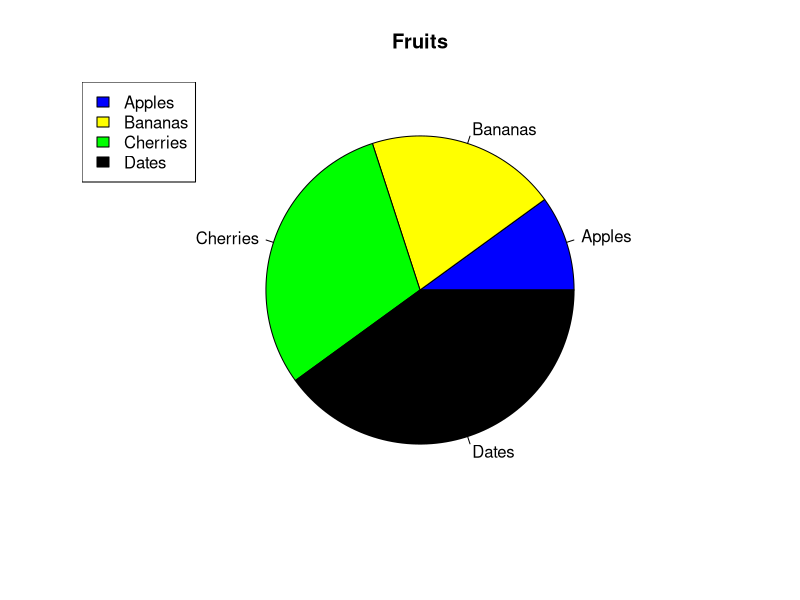
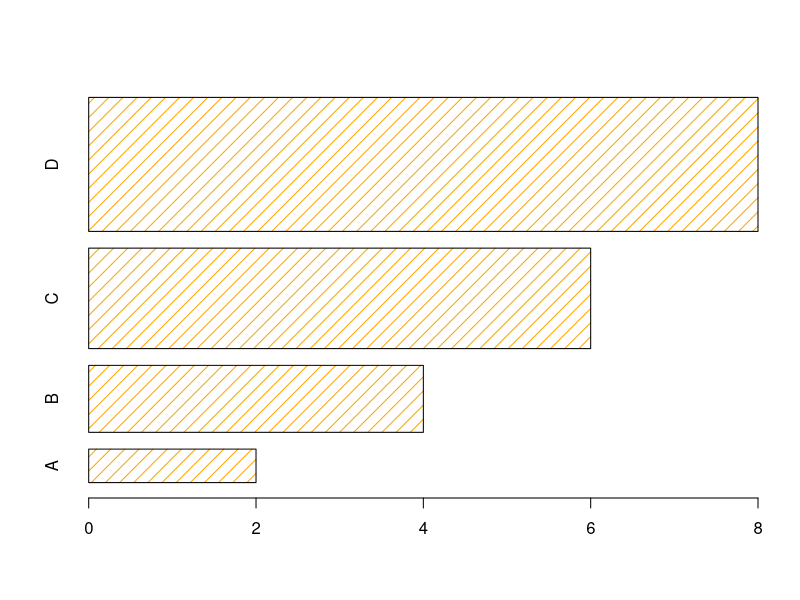

The R source for these figures, in order:
x <- c(10,20,30,40)

# Display the pie chart
#pie(x)
#pie(x, init.angle = 90)

# Create a vector of labels
mylabel <- c("Apples", "Bananas", "Cherries", "Dates")
colors <- c("blue", "yellow", "green", "black")

# Display the pie chart with labels
pie(x, label = mylabel, main = "Fruits",col = colors)
legend("topleft", mylabel, fill = colors)


#==========================BAR Graph=============================

# x-axis values
x <- c("A", "B", "C", "D")

# y-axis values
y <- c(2, 4, 6, 8)

barplot(y, names.arg = x, col = "orange", density = 10,  width = c(1,2,3,4), horiz = TRUE)
